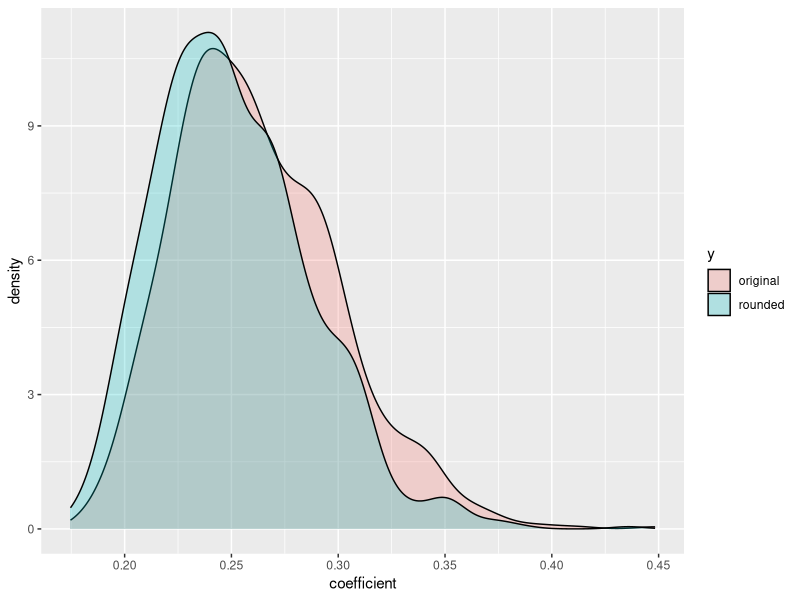
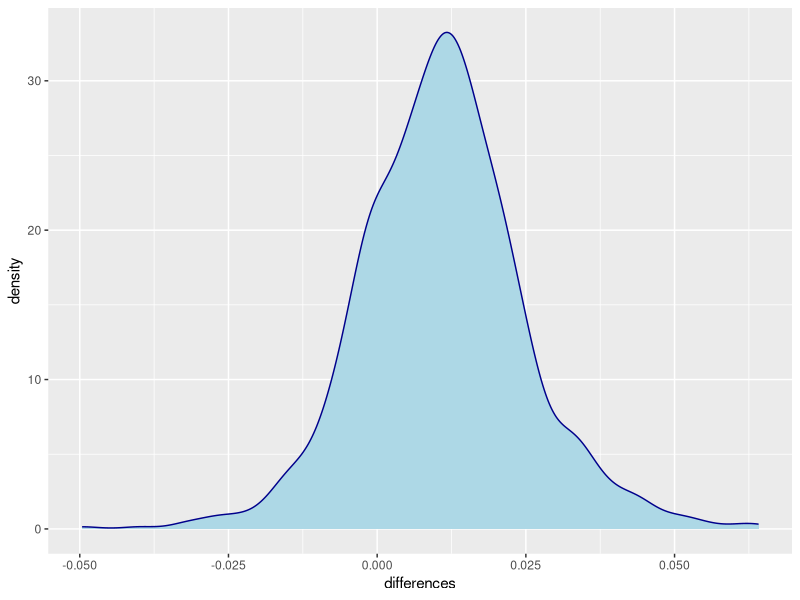
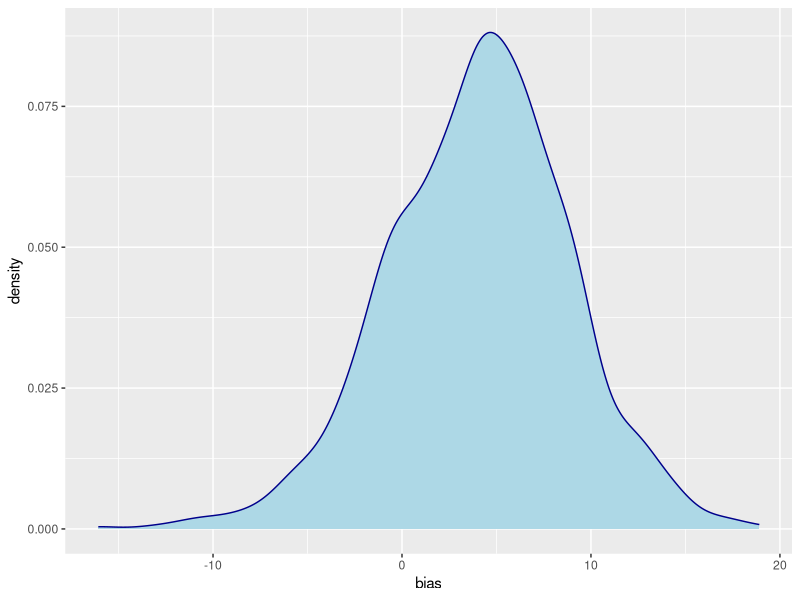
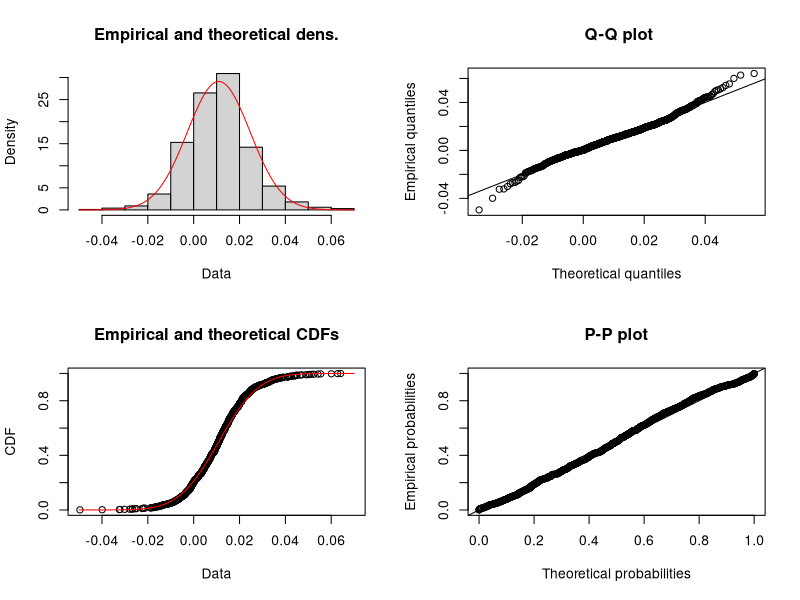

The R source for these figures, in order:
# Beispiel 1:  Wann hatten sie Ihre Herzoperation?    richtige Antwort:  1988;  Angabe 1990  ("runde Zahl")
# Beispiel 2:  Wieviel Zigaretten rauchen Sie durchschnittlich am Tag?    richtige Antwort: 21;   Antwort: 20
# 
# Das ganze nennt sich "heaping"
# 
# Die Frage ist nun, wie sich ein solches heaping auf das Ergebnis auswirkt, wenn man z.B. den Effekt des Alters bei einer OP oder der Rauchmenge auf eine sp?tere Erkrankung untersuchen m?chte. Das kann man mit einer Simulation quantifizieren. Man gibt sich ein beestimmtes Setting vor, z.B. eine Fall-Kontroll-Studie oder eine Kohortenstudie und simuliert Daten, die einen vorgegebenen Efffekt erzeugen.
# 
# Beispiel:  
#   man simuliert
# 100  Erkrankte, Faktor X normalverteilt mit, sagen wir, Erwartungswert 100 und Standardabweichung 10 
# 100  Gesunden, Faktor X normalverteilt mit Erwartungswert 90 und Standardabweichung 10        
# (damit hat man einen Effekt von X auf die Krankheit, den man mit einer logistischen Regression sch?tzt)
# 
# dann ver?ndert man die Daten, indem man z.B. sagt: 50% der Probanden geben den Wert gerundet auf die n?chste durch 10 teilbare Zahl an und berechnet den effekt der ver?nderten Variablen X
# 
# Das ganze macht man N mal (N zb. 10.000) und berechnet f?r die 10000 Simulationsl?ufe die  Verteilung der Differenz der Sch?tzer.

list.of.packages <- c("ggplot2", "fitdistrplus", "MASS")
new.packages <- list.of.packages[!(list.of.packages %in% installed.packages()[,"Package"])]
if(length(new.packages)) install.packages(new.packages)

library(fitdistrplus)
library(ggplot2)
library(MASS)


uni_sim <- function(n_rep, n_sample, mu, sd, heap_perc, round_mult){
  original <- c()
  rounded <- c()
  bias <- c()
  
  n_0 <- n_sample[1]
  n_1 <- n_sample[2]
  
  m_0 <- mu[1]
  m_1 <- mu[2]
  
  sd_0 <- sd[1]
  sd_1 <- sd[2]
  
  for(r in seq(1, n_rep)){
    #Sample x
    x <- c(rnorm(n_1, mean = m_1, sd = sd_1), rnorm(n_0, mean = m_0, sd = sd_0))
    y <- c(rep(1,n_1),rep(0,n_0))
    
    #Create data frame
    data <- data.frame(x,y)
    
    #Logistic regression for "true" values
    model <- glm(y ~., family = binomial, data = data)
    
    #Save the coefficient
    original <- c(original,model$coefficients[["x"]])
    
    #Randomly round 50% of the x values to the nearest 10s
    for(s in sample(seq(1,(n_1 + n_0)),heap_perc * (n_1+n_0))){
      data[s,]["x"] <- round(data[s,]["x"]/round_mult)*round_mult
    }
    
    #Logistic regression for the rounded values
    model <- glm(y ~., family = binomial, data = data)
    
    #Save the coefficient
    rounded <- c(rounded,model$coefficients[["x"]])
    
    bias <- c(bias,(original[length(original)]-rounded[length(rounded)]) * 100/original[length(original)])
  }
  
  differences <- original - rounded
  
  return(data.frame(cbind(original, rounded, bias, differences)))
}

plot_results <- function(result_df){
  
  plot_data <- data.frame("coefficient" = c(result_df$original,result_df$rounded),y = c(rep("original",nrow(result_df)),rep("rounded",nrow(result_df))))
  plot_data$y <- as.factor(plot_data$y)
  p1 <- ggplot(plot_data,aes(x=coefficient, fill=y)) + geom_density(alpha=0.25)
  show(p1)
  
  t.test(result_df$original, result_df$rounded)
  
  
  p2 <- ggplot(result_df,aes(x=differences)) + geom_density(color="darkblue", fill="lightblue")
  show(p2)
  
  p3 <- ggplot(result_df,aes(x=bias)) + geom_density(color="darkblue", fill="lightblue")
  show(p3)
  
  fit.norm <- fitdist(result_df$differences, "norm")
  plot(fit.norm)
  
  summary(fit.norm)
}



test_df <- uni_sim(1000, c(100,100), c(75, 100), c(10, 10), 0.5, 10)

Sig <- (matrix(.5, nrow=2, ncol=2) + diag(2)*.5) * 10
temp <- mvrnorm(n = 100, mu = c(100, 100), Sigma = Sig)




plot_results(test_df)
